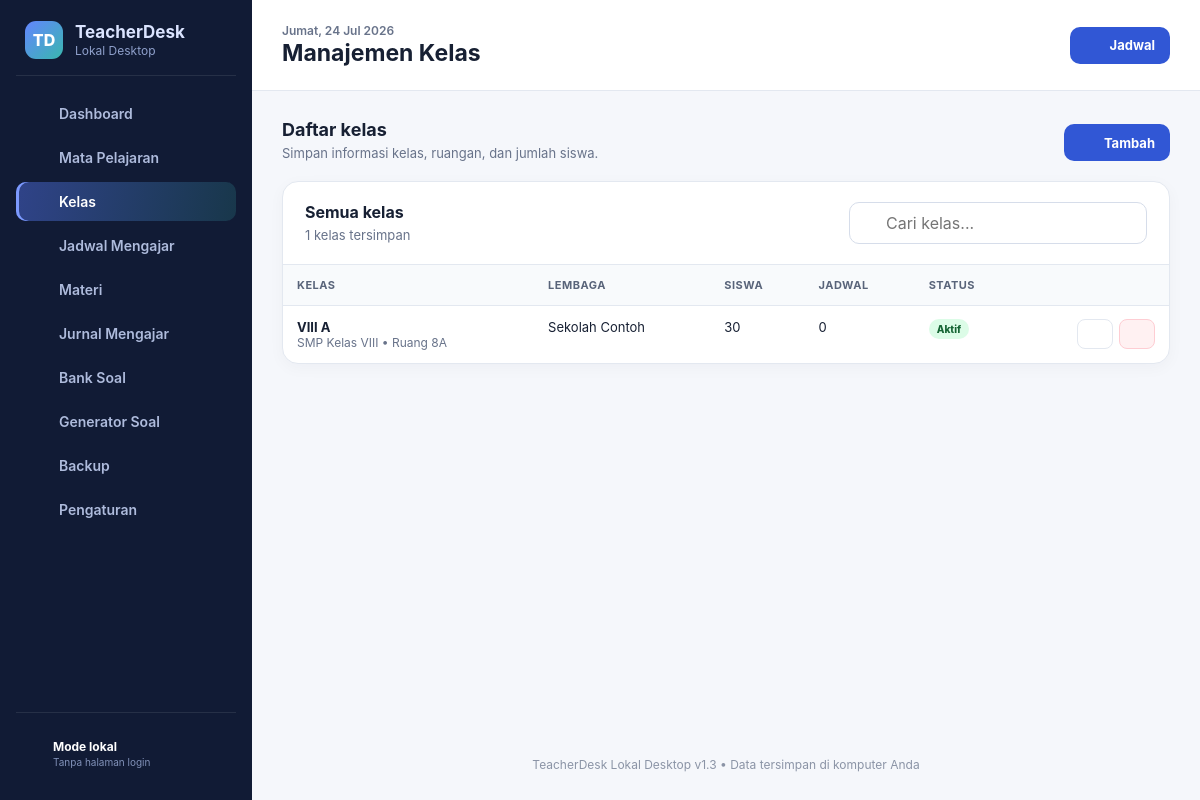
Page /index.php?page=classes on the committed database.
### tables this page shows
CREATE TABLE classes (
    id BIGINT UNSIGNED AUTO_INCREMENT PRIMARY KEY,
    name VARCHAR(100) NOT NULL,
    grade_level VARCHAR(120) NOT NULL,
    institution VARCHAR(190) NULL,
    room VARCHAR(100) NULL,
    student_count INT UNSIGNED NOT NULL DEFAULT 0,
    notes TEXT NULL,
    status ENUM('active','archived') NOT NULL DEFAULT 'active',
    created_at TIMESTAMP DEFAULT CURRENT_TIMESTAMP,
    updated_at TIMESTAMP DEFAULT CURRENT_TIMESTAMP ON UPDATE CURRENT_TIMESTAMP,
    INDEX idx_class_status (status),
    INDEX idx_class_name (name)
);

### index.php (called while the page is built, shortened)
<?php
$page = $_GET['page'] ?? 'dashboard';
require __DIR__ . '/includes/header.php';
require __DIR__ . '/includes/sidebar.php';
require __DIR__ . '/pages/' . $page . '.php';
require __DIR__ . '/includes/footer.php';

### pages/classes.php (the view, shortened to what this page needs)
<?php
$classes=$db->query('SELECT c.*,(SELECT COUNT(*) FROM schedules s WHERE s.class_id=c.id) schedule_count FROM classes c ORDER BY c.status,c.name')->fetchAll();
?>
<div class="section-title"><div><h2>Daftar kelas</h2><p>Simpan informasi kelas, ruangan, dan jumlah siswa.</p></div><a class="btn btn-primary" href="<?= url('classes',['create'=>1]) ?>"><?= icon('plus',17) ?> Tambah</a></div>
<section class="card mt-3"><div class="card-header"><div><h2>Semua kelas</h2><p><?= count($classes) ?> kelas tersimpan</p></div><div class="search-box"><?= icon('search',17) ?><input class="form-control" placeholder="Cari kelas..." data-filter-table="#class-table"></div></div><div class="table-wrap"><table class="data-table" id="class-table"><thead><tr><th>Kelas</th><th>Lembaga</th><th>Siswa</th><th>Jadwal</th><th>Status</th><th></th></tr></thead><tbody><?php foreach($classes as $item): ?><tr><td><strong><?= e($item['name']) ?></strong><div class="muted text-sm"><?= e($item['grade_level']) ?><?= $item['room']?' • '.e($item['room']):'' ?></div></td><td><?= e($item['institution']?:'-') ?></td><td><?= (int)$item['student_count'] ?></td><td><?= (int)$item['schedule_count'] ?></td><td><?= status_badge($item['status']) ?></td><td><div class="actions"><a class="btn btn-secondary btn-sm" href="<?= url('classes',['edit'=>$item['id']]) ?>"><?= icon('edit',14) ?></a><form method="post" data-confirm="Hapus kelas ini?"><?= csrf_field() ?><input type="hidden" name="action" value="delete_class"><input type="hidden" name="id" value="<?= $item['id'] ?>"><button class="btn btn-danger btn-sm"><?= icon('trash',14) ?></button></form></div></td></tr><?php endforeach; ?><?php if(!$classes): ?><tr><td colspan="6"><div class="empty-state"><h3>Belum ada kelas</h3><p>Tambahkan kelas untuk membuat jadwal mengajar.</p></div></td></tr><?php endif; ?></tbody></table></div></section>

### app/helpers.php (shortened to what this page needs)
<?php
function e(?string $value): string
{
    return htmlspecialchars((string) $value, ENT_QUOTES, 'UTF-8');
}
function url(string $page = 'dashboard', array $params = []): string
{
    $params = array_merge(['page' => $page], $params);
    return 'index.php?' . http_build_query($params);
}
function status_badge(string $status): string
{
    $labels = [
        'active' => 'Aktif', 'archived' => 'Arsip', 'planned' => 'Direncanakan',
        'in_progress' => 'Berjalan', 'completed' => 'Selesai', 'scheduled' => 'Terjadwal',
        'done' => 'Terlaksana', 'postponed' => 'Ditunda', 'cancelled' => 'Dibatalkan',
        'assignment' => 'Diganti Tugas', 'draft' => 'Draf', 'reviewed' => 'Ditinjau',
        'approved' => 'Disetujui', 'rejected' => 'Ditolak',
    ];
    $class = match ($status) {
        'active', 'done', 'completed', 'approved' => 'success',
        'in_progress', 'reviewed' => 'info',
        'postponed', 'assignment', 'planned', 'scheduled', 'draft' => 'warning',
        'cancelled', 'rejected' => 'danger',
        default => 'neutral',
    };
    return '<span class="badge badge-' . $class . '">' . e($labels[$status] ?? ucfirst($status)) . '</span>';
}
function icon(string $name, int $size = 20): string
{
    $body = $paths[$name] ?? $paths['file'];
    return '<svg class="icon" width="' . $size . '" height="' . $size . '" viewBox="0 0 24 24" fill="none" stroke="currentColor" stroke-width="2" stroke-linecap="round" stroke-linejoin="round" aria-hidden="true">' . $body . '</svg>';
}

### assets/css/app.css (style rules this page uses)
:root { --primary:#3157d5;--primary-dark:#2443a9;--primary-soft:#eef2ff;--accent:#0d9488; --bg:#f5f7fb;--surface:#fff;--surface-2:#f8fafc;--text:#172033;--muted:#68738a; --border:#e3e8f0;--danger:#c9364b;--warning:#a76500;--success:#15803d;--info:#0369a1; --shadow:0 10px 30px rgba(25,40,75,.08);--radius:16px;--sidebar:252px; }
* { box-sizing:border-box }
html { font-family:Inter,ui-sans-serif,system-ui,-apple-system,"Segoe UI",sans-serif;color:var(--text);background:var(--bg) }
body { margin:0;min-height:100vh;min-width:1200px }
a { color:inherit;text-decoration:none }
button,input,select,textarea { font:inherit }
button { cursor:pointer }
.icon { flex:0 0 auto }
.card { background:var(--surface);border:1px solid var(--border);border-radius:var(--radius);box-shadow:0 4px 16px rgba(24,35,63,.035) }
.card-header { display:flex;align-items:flex-start;justify-content:space-between;gap:16px;padding:20px 22px;border-bottom:1px solid var(--border) }
.card-header h2,.card-header h3 { margin:0;font-size:16px }
.card-header p { margin:5px 0 0;color:var(--muted);font-size:13px }
.section-title { display:flex;justify-content:space-between;align-items:end;gap:20px;margin:28px 0 14px }
.section-title:first-child { margin-top:0 }
.section-title h2 { margin:0;font-size:18px }
.section-title p { margin:5px 0 0;color:var(--muted);font-size:13px }
.btn { border:1px solid transparent;border-radius:10px;padding:9px 14px;font-weight:700;font-size:13px;display:inline-flex;align-items:center;justify-content:center;gap:8px;transition:.18s;white-space:nowrap }
.btn-primary { background:var(--primary);color:#fff }
.btn-secondary { background:#fff;border-color:var(--border);color:var(--text) }
.btn-danger { background:#fff1f2;border-color:#fecdd3;color:var(--danger) }
.btn-sm { padding:7px 10px;font-size:12px;border-radius:8px }
.form-control { width:100%;border:1px solid #d6ddea;border-radius:10px;background:#fff;color:var(--text);padding:10px 12px;outline:none;transition:.15s }
.search-box { position:relative;min-width:230px }
.search-box .icon { position:absolute;left:11px;top:50%;transform:translateY(-50%);color:#8290aa }
.search-box input { padding-left:36px }
.table-wrap { overflow:auto }
.data-table { width:100%;border-collapse:collapse;min-width:720px }
.data-table th,.data-table td { text-align:left;padding:13px 14px;border-bottom:1px solid var(--border);font-size:13px;vertical-align:top }
.data-table th { background:#f8fafc;color:#59647a;font-size:11px;text-transform:uppercase;letter-spacing:.045em;white-space:nowrap }
.data-table tr:last-child td { border-bottom:0 }
.actions { display:flex;gap:6px;justify-content:flex-end }
.badge { display:inline-flex;align-items:center;border-radius:999px;padding:4px 8px;font-size:10px;font-weight:800 }
.badge-success { background:#dcfce7;color:#166534 }
.muted { color:var(--muted) }
.text-sm { font-size:12px }
.mt-3 { margin-top:20px }

### rows in the picture
classes: name "VIII A", grade_level "SMP Kelas VIII", room "Ruang 8A", institution "Sekolah Contoh", student_count "30", schedule_count "0", status "Aktif", $size 14 (drawn)

### other values in the picture
$label "Dashboard"
$label "Mata Pelajaran"
$label "Kelas"
$label "Jadwal Mengajar"
$label "Materi"
$label "Jurnal Mengajar"
$label "Bank Soal"
$label "Generator Soal"
$label "Backup"
$label "Pengaturan"
count($classes) "1"
